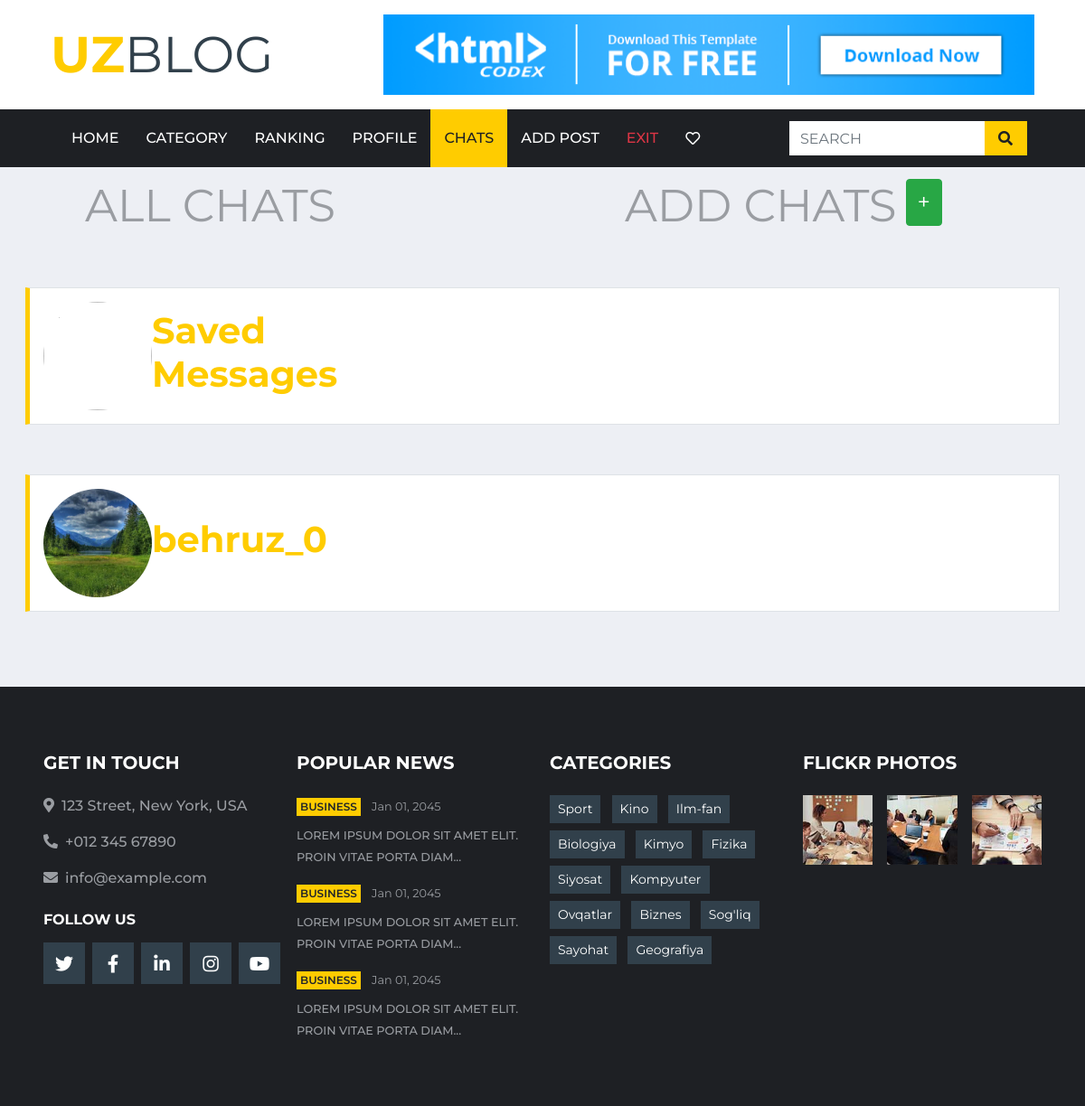
Before: /chat/ (signed in) with the older database file.
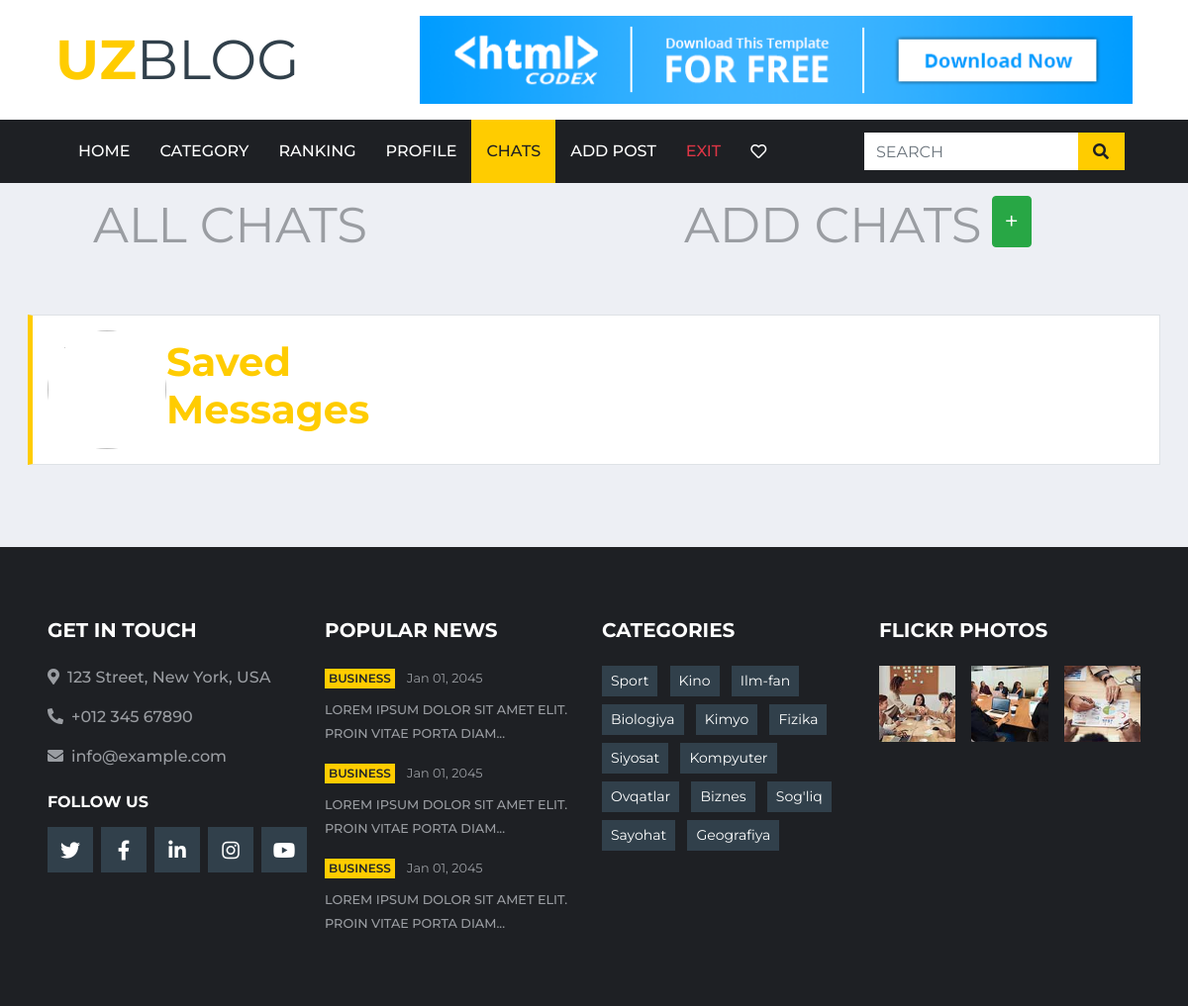
After: the same page with the newer database file.
### blog/models.py (models this page shows, shortened)
class Chat(models.Model):
    user1 = models.ForeignKey(User, on_delete=models.CASCADE, verbose_name='user1', related_name='user')
    user2 = models.ForeignKey(User, on_delete=models.CASCADE, verbose_name='user2')
    slug = models.SlugField(blank=True, verbose_name='slug')
    objects = models.Manager()
    class Meta:
        verbose_name = 'chat'
        verbose_name_plural = 'chats'

class AccountPhoto(models.Model):
    photo = models.ImageField(upload_to='AccountPhotos', verbose_name='photo')
    user = models.ForeignKey(User, on_delete=models.CASCADE, related_name='photos')
    objects = models.Manager()
    class Meta:
        verbose_name = 'Account Photo'
        verbose_name_plural = 'Account Photos'

class Category(models.Model):
    title = models.CharField(max_length=100, verbose_name='Category')
    slug = models.SlugField(blank=True, verbose_name="Slug")
    image = models.ImageField(blank=True, null=True, verbose_name='Image')
    objects = models.Manager()
    class Meta:
        verbose_name = 'Category'
        verbose_name_plural = 'Categories'

### blog/views.py (the view)
# urls.py: path('chat/', chat, name='chat'),
def chat(request):
    chattes = []
    user = request.user
    chats = Chat.objects.filter(user1=user)
    chat = Chat.objects.filter(user2=user)
    for i in chats:
        chattes.insert(0, i)
    for i in chat:
        chattes.insert(0, i)
    context = {
        'title': 'CHATS',
        'chats': chattes,
    }
    return render(request, 'chat.html', context)

### blog/templatetags/blog_tags.py (called while the page is built)
@register.simple_tag()
def get_categories():
    return Category.objects.all()

### blog/templates/chat.html (shortened to what this page needs)
{% extends 'base.html' %}
{% block main %}
<div class="container-fluid d-flex justify-content-end">
    <p style="font-size:50px; margin-top:40px; margin-right:320px" class="text-center text-bold-medium">ALL CHATS</p>
    <p style="font-size:50px; margin-top:40px;" class="text-center text-bold-medium">ADD CHATS</p>
    <button type="submit" class="btn btn-success rounded mt-5 mb-5" style="margin-left:10px; margin-right:150px">
        <a href="{% url 'add_chat' %}" class="text-white" style="font-size:25px">+</a>
    </button>
</div>
<div class="col-12">
    <div class="card-body">
        <div class="section-title">
            <div><a href="{% url 'saved_message' %}"><img src="https://static10.tgstat.ru/channels/_0/31/31324acfc838ed6e6add64460e46148d.jpg" style="width:120px; height:120px; border-radius:120px" alt=""></a></div>
            <h1 class="font-weight-bold" style="margin-right:1000px"><a href="{% url 'saved_message' %}">Saved Messages</a></h1><br>
        </div>
    </div>
</div>
{% for i in chats %}
<div class="col-12">
    <div class="card-body">
        <div class="section-title">
            {% if request.user == i.user1 %}
            <div><a href="{% url 'message' i.slug %}"><img src="{% if i.user2.photos.first.photo.url %}{{ i.user2.photos.first.photo.url }}{% else %}https://alumni.tcnj.edu/wp-content/uploads/sites/16/2022/06/user-icon-placeholder.png{% endif %}" style="width:120px; height:120px; border-radius:120px" alt=""></a></div>
            <h1 class="font-weight-bold" style="margin-right:1000px"><a href="{% url 'message' i.slug %}">{{ i.user2 }}</a><br>
                <h1><a style="margin-right:100px" href="{% url 'delete_chat' i.slug %}">
                    <svg xmlns="http://www.w3.org/2000/svg" width="40" height="40" fill="currentColor" class="bi bi-trash3-fill" viewBox="0 0 16 16">
                        <path d="M11 1.5v1h3.5a.5.5 0 0 1 0 1h-.538l-.853 10.66A2 2 0 0 1 11.115 16h-6.23a2 2 0 0 1-1.994-1.84L2.038 3.5H1.5a.5.5 0 0 1 0-1H5v-1A1.5 1.5 0 0 1 6.5 0h3A1.5 1.5 0 0 1 11 1.5Zm-5 0v1h4v-1a.5.5 0 0 0-.5-.5h-3a.5.5 0 0 0-.5.5ZM4.5 5.029l.5 8.5a.5.5 0 1 0 .998-.06l-.5-8.5a.5.5 0 1 0-.998.06Zm6.53-.528a.5.5 0 0 0-.528.47l-.5 8.5a.5.5 0 0 0 .998.058l.5-8.5a.5.5 0 0 0-.47-.528ZM8 4.5a.5.5 0 0 0-.5.5v8.5a.5.5 0 0 0 1 0V5a.5.5 0 0 0-.5-.5Z"/>
                    </svg>
                </a></h1></h1>
            {% else %}
            <div><a href="{% url 'message' i.slug %}"><img src="{% if i.user1.photos.first.photo.url %}{{ i.user1.photos.first.photo.url }}{% else %}https://alumni.tcnj.edu/wp-content/uploads/sites/16/2022/06/user-icon-placeholder.png{% endif %}" style="width:120px; height:120px; border-radius:120px" alt=""></a></div>
            <h1 class="font-weight-bold" style="margin-right:1000px"><a href="{% url 'message' i.slug %}">{{ i.user1 }}</a><br>
                </h1>
            {% endif %}
        </div>
    </div>
</div>
{% endfor %}
{% endblock main %}

### templates/components/footer.html (shortened to what this page needs)
{% if title != 'CHAT' %}
{% load blog_tags %}
{% load static %}
{% get_categories as categories %}
<div class="container-fluid bg-dark pt-5 px-sm-3 px-md-5 mt-5">
    <div class="row py-4">
        <div class="col-lg-3 col-md-6 mb-5">
            <h5 class="mb-4 text-white text-uppercase font-weight-bold">Get In Touch</h5>
            <p class="font-weight-medium"><i class="fa fa-map-marker-alt mr-2"></i>123 Street, New York, USA</p>
            <p class="font-weight-medium"><i class="fa fa-phone-alt mr-2"></i>+012 345 67890</p>
            <p class="font-weight-medium"><i class="fa fa-envelope mr-2"></i>info@example.com</p>
            <h6 class="mt-4 mb-3 text-white text-uppercase font-weight-bold">Follow Us</h6>
            <div class="d-flex justify-content-start">
                <a class="btn btn-lg btn-secondary btn-lg-square mr-2" href="#"><i class="fab fa-twitter"></i></a>
                <a class="btn btn-lg btn-secondary btn-lg-square mr-2" href="#"><i class="fab fa-facebook-f"></i></a>
                <a class="btn btn-lg btn-secondary btn-lg-square mr-2" href="#"><i class="fab fa-linkedin-in"></i></a>
                <a class="btn btn-lg btn-secondary btn-lg-square mr-2" href="#"><i class="fab fa-instagram"></i></a>
                <a class="btn btn-lg btn-secondary btn-lg-square" href="#"><i class="fab fa-youtube"></i></a>
            </div>
        </div>
        <div class="col-lg-3 col-md-6 mb-5">
            <h5 class="mb-4 text-white text-uppercase font-weight-bold">Popular News</h5>
            <div class="mb-3">
                <div class="mb-2">
                    <a class="badge badge-primary text-uppercase font-weight-semi-bold p-1 mr-2" href="">Business</a>
                    <a class="text-body" href=""><small>Jan 01, 2045</small></a>
                </div>
                <a class="small text-body text-uppercase font-weight-medium" href="">Lorem ipsum dolor sit amet elit.
                    Proin vitae porta diam...</a>
            </div>
            <div class="mb-3">
                <div class="mb-2">
                    <a class="badge badge-primary text-uppercase font-weight-semi-bold p-1 mr-2" href="">Business</a>
                    <a class="text-body" href=""><small>Jan 01, 2045</small></a>
                </div>
                <a class="small text-body text-uppercase font-weight-medium" href="">Lorem ipsum dolor sit amet elit.
                    Proin vitae porta diam...</a>
            </div>
            <div class="">
                <div class="mb-2">
                    <a class="badge badge-primary text-uppercase font-weight-semi-bold p-1 mr-2" href="">Business</a>
                    <a class="text-body" href=""><small>Jan 01, 2045</small></a>
                </div>
                <a class="small text-body text-uppercase font-weight-medium" href="">Lorem ipsum dolor sit amet elit.
                    Proin vitae porta diam...</a>
            </div>
        </div>
        <div class="col-lg-3 col-md-6 mb-5">
            <h5 class="mb-4 text-white text-uppercase font-weight-bold">Categories</h5>
            <div class="m-n1">
                {% for category in categories %}
                <a href="{% url 'category_page' category.slug %}" class="btn btn-sm btn-secondary m-1">{{ category.title }}</a>
                {% endfor %}
            </div>
        </div>
        <div class="col-lg-3 col-md-6 mb-5">
            <h5 class="mb-4 text-white text-uppercase font-weight-bold">Flickr Photos</h5>
            <div class="row">
                {% load static %}
                <div class="col-4 mb-3">
                    <a href=""><img class="w-100" src="{% static 'blog/img/news-110x110-1.jpg' %}" alt=""></a>
                </div>
                <div class="col-4 mb-3">
                    <a href=""><img class="w-100" src="{% static 'blog/img/news-110x110-2.jpg' %}" alt=""></a>
                </div>
                <div class="col-4 mb-3">
                    <a href=""><img class="w-100" src="{% static 'blog/img/news-110x110-3.jpg' %}" alt=""></a>
                </div>
            </div>
        </div>
    </div>
</div>
{% endif %}

Changed rows visible on the page:
removed Chat: user1.photo (picture), user1 "behruz_0"
